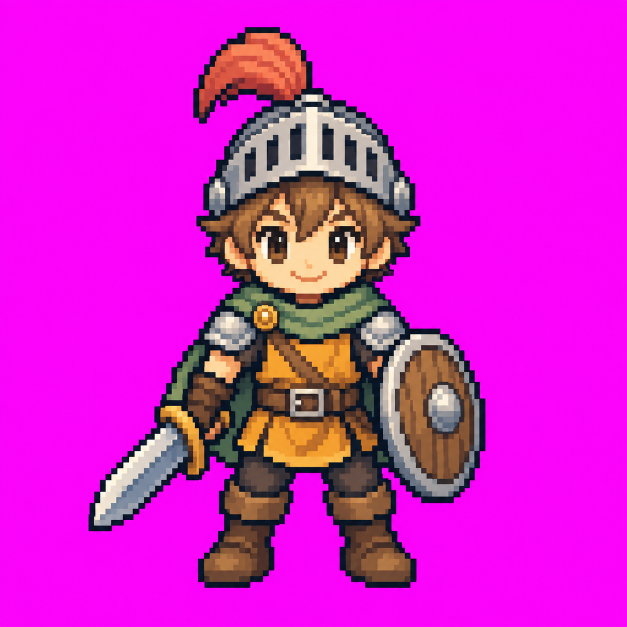
#> input picture docs/art/preview/fin-resolution/front-48-source.png, 1254 x 1254 px (shown at 1/2 size); its folder holds only this picture in this run
$ python compare_fin_resolution.py
#> lines starting #> are read from the running program, lines starting #| are printed output that depends on the picture
"""Prepare newly generated resolution-specific front poses, not upscaled v1 art.

User-approved local postprocessing. Pillow required. Comparison only; no Player edits.
"""
from pathlib import Path
import json
from PIL import Image, ImageDraw, ImageFont

ROOT = Path(__file__).resolve().parents[1]
OUT = ROOT / 'docs/art/preview/fin-resolution'


def main():
    rows = []
    for width, height in ((48, 72), (64, 96)):
        src = Image.open(OUT / f'front-{width}-source.png').convert('RGBA')
        rgb = src.convert('RGB')
#> rgb is the input picture: PIL image 1254x1254 RGB; mean R, G, B 214.2, 30.6, 201.4
        # Measure whether the generator actually followed the requested 8x grid.
        proxy = rgb.resize((128,128), Image.Resampling.NEAREST).resize(rgb.size, Image.Resampling.NEAREST)
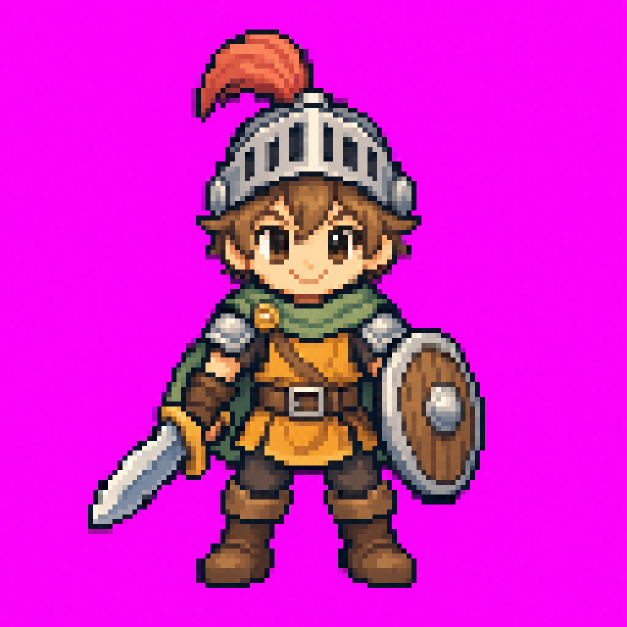
#> proxy: PIL image 1254x1254 RGB (shown at 1/2 size); mean R, G, B 214, 30.4, 201.3
        unequal = sum(a != b for a,b in zip(rgb.tobytes(),proxy.tobytes())) / len(rgb.tobytes())
#> unequal = 0.613
#> (the run stopped early here; a loop or call above may not have finished)
